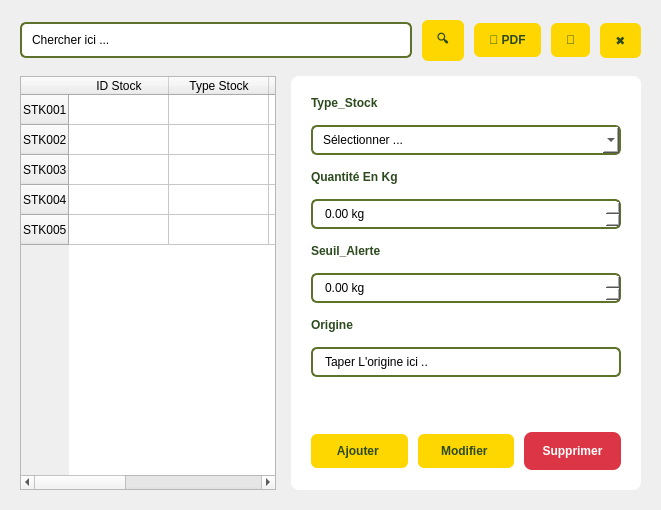
          <widget class="QWidget" name="stockListTab">
           <attribute name="title">
            <string>Liste Des Stocks</string>
           </attribute>
           <layout class="QVBoxLayout" name="verticalLayout_7">
            <property name="spacing">
             <number>15</number>
            </property>
            <property name="margin" stdset="0">
             <number>20</number>
            </property>
            <item>
             <layout class="QHBoxLayout" name="searchLayoutStock">
              <property name="spacing">
               <number>10</number>
              </property>
              <item>
               <widget class="QLineEdit" name="searchBoxStock">
                <property name="styleSheet">
                 <string notr="true">padding: 8px; border: 2px solid #5d732c; border-radius: 6px;</string>
                </property>
                <property name="text">
                 <string>Chercher ici ...</string>
                </property>
                <property name="placeholderText">
                 <string>Rechercher un stock...</string>
                </property>
               </widget>
              </item>
              <item>
               <widget class="QPushButton" name="btnSearchStock">
                <property name="styleSheet">
                 <string notr="true">background: #ffd700; color: #2d4a1f; border: none; padding: 10px 15px; border-radius: 6px; font-weight: bold;</string>
                </property>
                <property name="text">
                 <string>🔍</string>
                </property>
               </widget>
              </item>
              <item>
               <widget class="QPushButton" name="btnExportStockPDF">
                <property name="styleSheet">
                 <string>background: #ffd700; color: #2d4a1f; border: none; padding: 10px 15px; border-radius: 6px; font-weight: bold;</string>
                </property>
                <property name="text">
                 <string>📄 PDF</string>
                </property>
               </widget>
              </item>
              <item>
               <widget class="QPushButton" name="btnRefreshStock">
                <property name="styleSheet">
                 <string notr="true">background: #ffd700; color: #2d4a1f; border: none; padding: 10px 15px; border-radius: 6px; font-weight: bold;</string>
                </property>
                <property name="text">
                 <string>🔄</string>
                </property>
               </widget>
              </item>
              <item>
               <widget class="QPushButton" name="btnClearStock">
                <property name="styleSheet">
                 <string notr="true">background: #ffd700; color: #2d4a1f; border: none; padding: 10px 15px; border-radius: 6px; font-weight: bold;</string>
                </property>
                <property name="text">
                 <string>✖</string>
                </property>
               </widget>
              </item>
             </layout>
            </item>
            <item>
             <layout class="QHBoxLayout" name="splitLayoutStock">
              <property name="spacing">
               <number>15</number>
              </property>
              <item>
               <widget class="QTableWidget" name="stockTable">
                <property name="rowCount">
                 <number>5</number>
                </property>
                <property name="columnCount">
                 <number>5</number>
                </property>
                <row>
                 <property name="text">
                  <string>STK001</string>
                 </property>
                </row>
                <row>
                 <property name="text">
                  <string>STK002</string>
                 </property>
                </row>
                <row>
                 <property name="text">
                  <string>STK003</string>
                 </property>
                </row>
                <row>
                 <property name="text">
                  <string>STK004</string>
                 </property>
                </row>
                <row>
                 <property name="text">
                  <string>STK005</string>
                 </property>
                </row>
                <column>
                 <property name="text">
                  <string>ID Stock</string>
                 </property>
                </column>
                <column>
                 <property name="text">
                  <string>Type Stock</string>
                 </property>
                </column>
                <column>
                 <property name="text">
                  <string>Quantité (kg)</string>
                 </property>
                </column>
                <column>
                 <property name="text">
                  <string>Seuil Alerte</string>
                 </property>
                </column>
                <column>
                 <property name="text">
                  <string>Origine</string>
                 </property>
                </column>
               </widget>
              </item>
              <item>
               <widget class="QFrame" name="formPanelStock">
                <property name="minimumSize">
                 <size>
                  <width>350</width>
                  <height>0</height>
                 </size>
                </property>
                <property name="maximumSize">
                 <size>
                  <width>400</width>
                  <height>16777215</height>
                 </size>
                </property>
                <property name="styleSheet">
                 <string notr="true">background: white; border: 2px solid #ffff
; border-radius: 8px;</string>
                </property>
                <layout class="QVBoxLayout" name="verticalLayout_8">
                 <property name="spacing">
                  <number>15</number>
                 </property>
                 <property name="margin" stdset="0">
                  <number>20</number>
                 </property>
                 <item>
                  <widget class="QLabel" name="labelTypeStock">
                   <property name="styleSheet">
                    <string notr="true">color: #2d4a1f; font-weight: bold;</string>
                   </property>
                   <property name="text">
                    <string>Type_Stock</string>
                   </property>
                  </widget>
                 </item>
                 <item>
                  <widget class="QComboBox" name="inputTypeStock">
                   <property name="styleSheet">
                    <string notr="true">background-color: #ffffff; color: #000000; border: 2px solid #5d732c; border-radius: 6px; padding: 5px 10px; font-size: 12px; font-weight: normal;</string>
                   </property>
                   <item>
                    <property name="text">
                     <string>Sélectionner ...</string>
                    </property>
                   </item>
                   <item>
                    <property name="text">
                     <string>Matiére Premiére</string>
                    </property>
                   </item>
                   <item>
                    <property name="text">
                     <string>Produit Fini</string>
                    </property>
                   </item>
                   <item>
                    <property name="text">
                     <string>Emballage</string>
                    </property>
                   </item>
                  </widget>
                 </item>
                 <item>
                  <widget class="QLabel" name="labelQuantiteStock">
                   <property name="styleSheet">
                    <string notr="true">color: #2d4a1f; font-weight: bold;</string>
                   </property>
                   <property name="text">
                    <string>Quantité En Kg</string>
                   </property>
                  </widget>
                 </item>
                 <item>
                  <widget class="QDoubleSpinBox" name="inputQuantiteStock">
                   <property name="styleSheet">
                    <string notr="true">background-color: #ffffff; color: #000000; border: 2px solid #5d732c; border-radius: 6px; padding: 5px 10px; font-size: 12px; font-weight: normal;</string>
                   </property>
                   <property name="suffix">
                    <string> kg</string>
                   </property>
                  </widget>
                 </item>
                 <item>
                  <widget class="QLabel" name="labelSeuilStock">
                   <property name="styleSheet">
                    <string notr="true">color: #2d4a1f; font-weight: bold;</string>
                   </property>
                   <property name="text">
                    <string>Seuil_Alerte</string>
                   </property>
                  </widget>
                 </item>
                 <item>
                  <widget class="QDoubleSpinBox" name="inputSeuilStock">
                   <property name="styleSheet">
                    <string notr="true">background-color: #ffffff; color: #000000; border: 2px solid #5d732c; border-radius: 6px; padding: 5px 10px; font-size: 12px; font-weight: normal;</string>
                   </property>
                   <property name="suffix">
                    <string> kg</string>
                   </property>
                  </widget>
                 </item>
                 <item>
                  <widget class="QLabel" name="labelOrigineStock">
                   <property name="styleSheet">
                    <string notr="true">color: #2d4a1f; font-weight: bold;</string>
                   </property>
                   <property name="text">
                    <string>Origine</string>
                   </property>
                  </widget>
                 </item>
                 <item>
                  <widget class="QLineEdit" name="inputOrigineStock">
                   <property name="styleSheet">
                    <string notr="true">background-color: #ffffff; color: #000000; border: 2px solid #5d732c; border-radius: 6px; padding: 5px 10px; font-size: 12px; font-weight: normal;</string>
                   </property>
                   <property name="text">
                    <string>Taper L'origine ici ..</string>
                   </property>
                  </widget>
                 </item>
                 <item>
                  <spacer name="verticalSpacer_2">
                   <property name="orientation">
                    <enum>Qt::Orientation::Vertical</enum>
                   </property>
                   <property name="sizeHint" stdset="0">
                    <size>
                     <width>20</width>
                     <height>40</height>
                    </size>
                   </property>
                  </spacer>
                 </item>
                 <item>
                  <layout class="QHBoxLayout" name="formButtonsStock">
                   <property name="spacing">
                    <number>10</number>
                   </property>
                   <item>
                    <widget class="QPushButton" name="btnAddStock">
                     <property name="styleSheet">
                      <string notr="true">background: #ffd700; color: #2d4a1f; border: none; padding: 10px 15px; border-radius: 6px; font-weight: bold;</string>
                     </property>
                     <property name="text">
                      <string>Ajouter </string>
                     </property>
                    </widget>
                   </item>
                   <item>
                    <widget class="QPushButton" name="btnUpdateStock">
                     <property name="styleSheet">
                      <string notr="true">background: #ffd700; color: #2d4a1f; border: none; padding: 10px 15px; border-radius: 6px; font-weight: bold;</string>
                     </property>
                     <property name="text">
                      <string>Modifier </string>
                     </property>
                    </widget>
                   </item>
                   <item>
                    <widget class="QPushButton" name="btnDeleteStock">
                     <property name="toolTip">
                      <string>Supprimer le stock sélectionné</string>
                     </property>
                     <property name="styleSheet">
                      <string>background: #dc3545; color: white; border: none; padding: 12px; border-radius: 8px; font-weight: bold;</string>
                     </property>
                     <property name="text">
                      <string>Supprimer</string>
                     </property>
                    </widget>
                   </item>
                  </layout>
                 </item>
                </layout>
               </widget>
              </item>
             </layout>
            </item>
           </layout>
          </widget>
